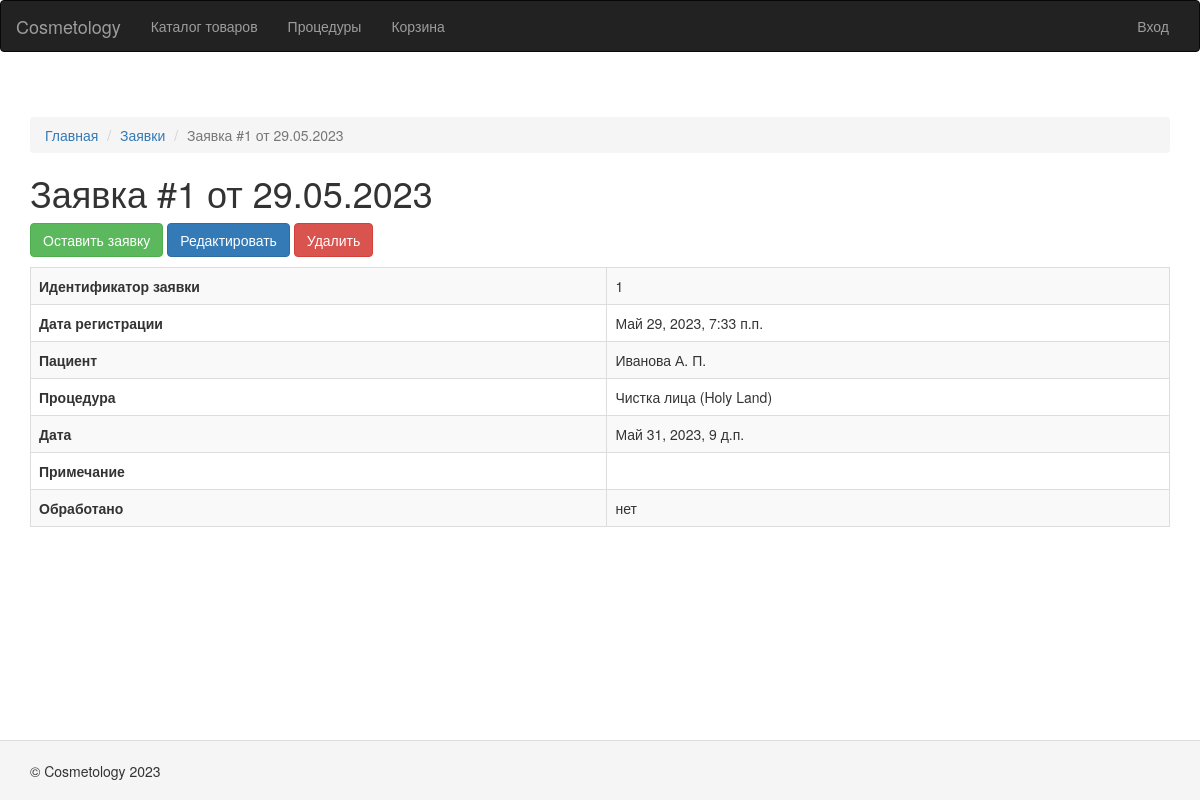
/request/detail/1/, run on the app's committed database.
### website/models.py (models this page shows, shortened)
class Request(models.Model):
    registration_date = models.DateTimeField("Дата регистрации", null=True, blank=True)
    """Дата регистрации"""
    patient = models.ForeignKey("User", on_delete=models.SET_NULL, null=True, blank=True, verbose_name="Пациент")
    """Пациент"""
    procedure = models.ForeignKey("Procedure", on_delete=models.SET_NULL, null=True, blank=True, verbose_name="Процедура")
    """Процедура"""
    begin_date = models.DateTimeField("Дата записи", null=True, blank=True)
    """Дата"""
    description = models.TextField("Примечание", null=True, blank=True)
    """Примечание"""
    completed = models.BooleanField("Обработано", null=True, blank=True)
    """Обработано"""
    def __str__(self):
        return "Заявка #" + str(self.id) + " от " + self.registration_date.strftime("%d.%m.%Y")
    class Meta:
        verbose_name = "Заявка"
        verbose_name_plural = "Заявки"

class User(AbstractUser):
    db_table = 'auth_user'
    middle_name = models.CharField("Отчество", "middle_name", max_length=50, null=True, blank=True)
    """Отчество"""
    gender = models.ForeignKey('Gender', on_delete=models.SET_NULL, verbose_name="Пол",
                                  null=True, blank=True)
    """Тип пользователя"""
    birthday = models.DateField("Дата рождения", "birthday", null=True, blank=True)
    """Дата рождения"""
    description = models.TextField("Примечание", "description", null=True, blank=True)
    """Примечание"""
    phone = models.CharField("Телефон", "phone", max_length=255, null=True, blank=True)
    """Номер телефона заявителя"""
    address = models.CharField("Адрес", "address", max_length=255, null=True, blank=True)
    """Адрес"""
    user_type = models.ForeignKey('UserType', on_delete=models.SET_NULL, verbose_name="Тип пользователя",
                                  null=True, blank=True)
    """Тип пользователя"""
    report_date_1 = models.DateField("Начало периода", "report_date_1", null=True, blank=True)
    """Начало периода"""
    report_date_2 = models.DateField("Окончание периода", "report_date_2", null=True, blank=True)
    """"Окончание периода"""
    def __str__(self):
        if self.last_name is not None and self.first_name is not None and self.middle_name is not None:
            return self.last_name + " " + self.first_name[0] + ". " + self.middle_name[0] + "."
        return self.username
    def groups_str(self):
        result = None
        for item in self.groups.all():
            if result is not None:
                result += ", "
            else:
                result = ""
            result += item.name
        return result
    groups_str.short_description = "Группы"
    groups_str.allow_tags = True
    class Meta:
        verbose_name = "Пользователь"
        verbose_name_plural = "Пользователи"

class Procedure(models.Model):
    title = models.CharField("Название", max_length=255)
    """Название"""
    description = models.TextField("Описание", null=True, blank=True)
    """Описание"""
    image = models.ImageField("Изображение", null=True, blank=True)
    """Изображение"""
    cost = models.FloatField("Стоимость", null=True, blank=True)
    """Стоимость"""
    duration = models.IntegerField("Продолжительность, мин.", null=True, blank=True)
    """Продолжительность (минут)"""
    public = models.BooleanField("Публиковать", null=True, blank=True)
    """Публиковать товар"""
    def image_img(self):
        """Изображение, для отображения в админке"""
        if self.image:
            from django.utils.safestring import mark_safe
            return mark_safe(u'<a href="{0}" target="_blank"><img src="{0}" width="100"/></a>'.format(self.image.url))
        else:
            return '(Нет изображения)'
    image_img.short_description = 'Изображение'
    image_img.allow_tags = True
    def __str__(self):
        return self.title
    class Meta:
        verbose_name = "Процедура"
        verbose_name_plural = "Процедуры"

### website/views.py (the view)
# urls.py: path('request/detail/<int:pk>/', RequestDetailView.as_view(), name='request-detail'),
class RequestDetailView(DetailView):
    title = 'Просмотр'
    model = Request
    template_name = 'request/detail.html'
    def get_object(self, queryset=None):
        obj = super().get_object(queryset)
        return obj
    def get_context_data(self, *args, **kwargs):
        context = super(RequestDetailView, self).get_context_data(*args, **kwargs)
        return context

### project/current_user.py (called while the page is built)
    def __call__(self, request):
        _user.value = request.user
        return self.get_response(request)

### templates/request/detail.html (shortened to what this page needs)
{% extends 'base.html' %}
{% load static %}
{% load crispy_forms_tags %}
{% block content %}
    <ol class="breadcrumb">
        <li><a href="{% url "home" %}">Главная</a></li>
        <li><a href="{% url "request-list" %}">Заявки</a></li>
        <li class="active">{{ object }}</li>
    </ol>
    <h1>{{ object }}</h1>
    <p>
        <a href="{% url "request-create" %}" class="btn btn-success">Оставить заявку</a>
        <a href="{% url "request-update" object.id %}" class="btn btn-primary">Редактировать</a>
        <a href="{% url "request-delete" object.id %}" class="btn btn-danger">Удалить</a>
    </p>
    <table id="w0" class="table table-striped table-bordered detail-view">
        <tr>
            <th>Идентификатор заявки</th>
            <td>{{ object.id }}</td>
        </tr>
        <tr>
            <th>Дата регистрации</th>
            <td>{{ object.registration_date }}</td>
        </tr>
        <tr>
            <th>Пациент</th>
            <td>{{ object.patient }}</td>
        </tr>
        <tr>
            <th>Процедура</th>
            <td>{{ object.procedure }}</td>
        </tr>
        <tr>
            <th>Дата</th>
            <td>{{ object.begin_date }}</td>
        </tr>
        <tr>
            <th>Примечание</th>
            <td>{{ object.description }}</td>
        </tr>
        <tr>
            <th>Обработано</th>
            <td>{{ object.completed | yesno }}</td>
        </tr>
    </table>
{% endblock content %}

### static/css/site.css (style rules this page uses)
html, body { height: 100%; }
p { text-align:justify; }

### data on the page
Request: id+registration_date "Заявка #1 от 29.05.2023", id "1", registration_date "Май 29, 2023, 7:33 п.п.", patient "Иванова А. П.", procedure "Чистка лица (Holy Land)", begin_date "Май 31, 2023, 9 д.п.", completed "нет"
